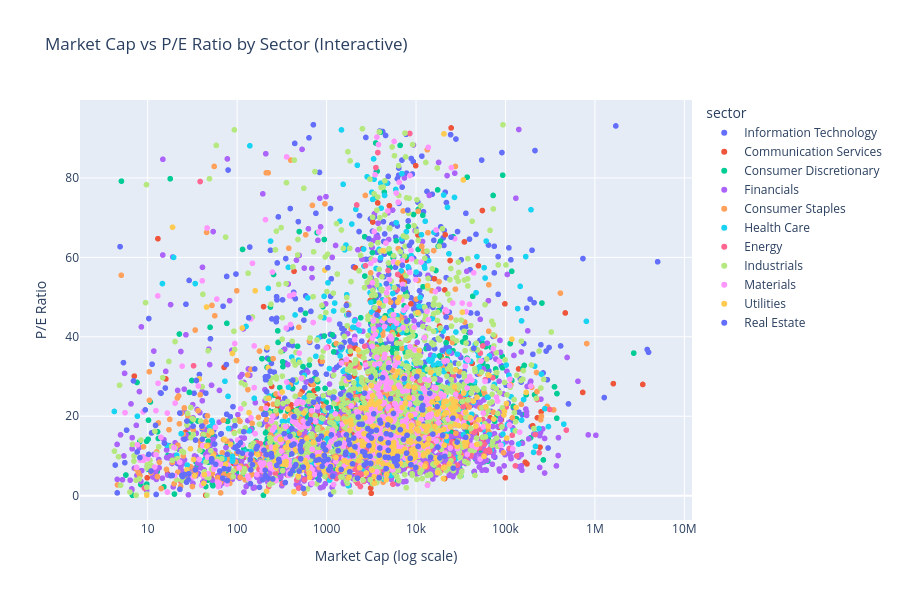

The cell this chart's notebook holds for it:
### Markdown cell above
### 4. Interactive Visualizations (Plotly)

### Code cell
# Interactive scatter: Market Cap vs P/E by sector
if HAVE_PLOTLY and 'market_cap' in all_stocks.columns and 'p_e' in all_stocks.columns:
    scatter_data = all_stocks[['market_cap', 'p_e', 'sector', 'ticker', 'region']].dropna()
    # Filter outliers for better visualization
    scatter_data = scatter_data[
        (scatter_data['p_e'] > 0) &
        (scatter_data['p_e'] < scatter_data['p_e'].quantile(0.95)) &
        (scatter_data['market_cap'] > 0)
        ]

    if len(scatter_data) > 0:
        fig = px.scatter(
                scatter_data,
                x='market_cap',
                y='p_e',
                color='sector',
                hover_data=['ticker', 'region'],
                log_x=True,
                title='Market Cap vs P/E Ratio by Sector (Interactive)',
                labels={'market_cap': 'Market Cap (log scale)', 'p_e': 'P/E Ratio'},
                height=600
                )
        fig.update_layout(showlegend=True)
        fig.show()

### Figure 1 — Plotly figure (JSON) as saved in the notebook; plotly's stock layout.template omitted (floating-point values rounded to 4 significant figures; data arrays with more than 128 entries replaced by an {"elided": "..."} marker saying what was removed)
{"data": [{"customdata": {"elided": "572x2 str values"}, "hovertemplate": "sector=Information Technology<br>Market Cap (log scale)=%{x}<br>P/E Ratio=%{y}<br>ticker=%{customdata[0]}<br>region=%{customdata[1]}<extra></extra>", "legendgroup": "Information Technology", "marker": {"color": "#636efa", "symbol": "circle"}, "mode": "markers", "name": "Information Technology", "showlegend": true, "x": {"elided": "572 float values"}, "xaxis": "x", "y": {"elided": "572 float values"}, "yaxis": "y", "type": "scattergl"}, {"customdata": {"elided": "274x2 str values"}, "hovertemplate": "sector=Communication Services<br>Market Cap (log scale)=%{x}<br>P/E Ratio=%{y}<br>ticker=%{customdata[0]}<br>region=%{customdata[1]}<extra></extra>", "legendgroup": "Communication Services", "marker": {"color": "#EF553B", "symbol": "circle"}, "mode": "markers", "name": "Communication Services", "showlegend": true, "x": {"elided": "274 float values"}, "xaxis": "x", "y": {"elided": "274 float values"}, "yaxis": "y", "type": "scattergl"}, {"customdata": {"elided": "711x2 str values"}, "hovertemplate": "sector=Consumer Discretionary<br>Market Cap (log scale)=%{x}<br>P/E Ratio=%{y}<br>ticker=%{customdata[0]}<br>region=%{customdata[1]}<extra></extra>", "legendgroup": "Consumer Discretionary", "marker": {"color": "#00cc96", "symbol": "circle"}, "mode": "markers", "name": "Consumer Discretionary", "showlegend": true, "x": {"elided": "711 float values"}, "xaxis": "x", "y": {"elided": "711 float values"}, "yaxis": "y", "type": "scattergl"}, {"customdata": {"elided": "1250x2 str values"}, "hovertemplate": "sector=Financials<br>Market Cap (log scale)=%{x}<br>P/E Ratio=%{y}<br>ticker=%{customdata[0]}<br>region=%{customdata[1]}<extra></extra>", "legendgroup": "Financials", "marker": {"color": "#ab63fa", "symbol": "circle"}, "mode": "markers", "name": "Financials", "showlegend": true, "x": {"elided": "1250 float values"}, "xaxis": "x", "y": {"elided": "1250 float values"}, "yaxis": "y", "type": "scattergl"}, {"customdata": {"elided": "493x2 str values"}, "hovertemplate": "sector=Consumer Staples<br>Market Cap (log scale)=%{x}<br>P/E Ratio=%{y}<br>ticker=%{customdata[0]}<br>region=%{customdata[1]}<extra></extra>", "legendgroup": "Consumer Staples", "marker": {"color": "#FFA15A", "symbol": "circle"}, "mode": "markers", "name": "Consumer Staples", "showlegend": true, "x": {"elided": "493 float values"}, "xaxis": "x", "y": {"elided": "493 float values"}, "yaxis": "y", "type": "scattergl"}, {"customdata": {"elided": "407x2 str values"}, "hovertemplate": "sector=Health Care<br>Market Cap (log scale)=%{x}<br>P/E Ratio=%{y}<br>ticker=%{customdata[0]}<br>region=%{customdata[1]}<extra></extra>", "legendgroup": "Health Care", "marker": {"color": "#19d3f3", "symbol": "circle"}, "mode": "markers", "name": "Health Care", "showlegend": true, "x": {"elided": "407 float values"}, "xaxis": "x", "y": {"elided": "407 float values"}, "yaxis": "y", "type": "scattergl"}, {"customdata": {"elided": "244x2 str values"}, "hovertemplate": "sector=Energy<br>Market Cap (log scale)=%{x}<br>P/E Ratio=%{y}<br>ticker=%{customdata[0]}<br>region=%{customdata[1]}<extra></extra>", "legendgroup": "Energy", "marker": {"color": "#FF6692", "symbol": "circle"}, "mode": "markers", "name": "Energy", "showlegend": true, "x": {"elided": "244 float values"}, "xaxis": "x", "y": {"elided": "244 float values"}, "yaxis": "y", "type": "scattergl"}, {"customdata": {"elided": "1161x2 str values"}, "hovertemplate": "sector=Industrials<br>Market Cap (log scale)=%{x}<br>P/E Ratio=%{y}<br>ticker=%{customdata[0]}<br>region=%{customdata[1]}<extra></extra>", "legendgroup": "Industrials", "marker": {"color": "#B6E880", "symbol": "circle"}, "mode": "markers", "name": "Industrials", "showlegend": true, "x": {"elided": "1161 float values"}, "xaxis": "x", "y": {"elided": "1161 float values"}, "yaxis": "y", "type": "scattergl"}, {"customdata": {"elided": "527x2 str values"}, "hovertemplate": "sector=Materials<br>Market Cap (log scale)=%{x}<br>P/E Ratio=%{y}<br>ticker=%{customdata[0]}<br>region=%{customdata[1]}<extra></extra>", "legendgroup": "Materials", "marker": {"color": "#FF97FF", "symbol": "circle"}, "mode": "markers", "name": "Materials", "showlegend": true, "x": {"elided": "527 float values"}, "xaxis": "x", "y": {"elided": "527 float values"}, "yaxis": "y", "type": "scattergl"}, {"customdata": {"elided": "285x2 str values"}, "hovertemplate": "sector=Utilities<br>Market Cap (log scale)=%{x}<br>P/E Ratio=%{y}<br>ticker=%{customdata[0]}<br>region=%{customdata[1]}<extra></extra>", "legendgroup": "Utilities", "marker": {"color": "#FECB52", "symbol": "circle"}, "mode": "markers", "name": "Utilities", "showlegend": true, "x": {"elided": "285 float values"}, "xaxis": "x", "y": {"elided": "285 float values"}, "yaxis": "y", "type": "scattergl"}, {"customdata": {"elided": "254x2 str values"}, "hovertemplate": "sector=Real Estate<br>Market Cap (log scale)=%{x}<br>P/E Ratio=%{y}<br>ticker=%{customdata[0]}<br>region=%{customdata[1]}<extra></extra>", "legendgroup": "Real Estate", "marker": {"color": "#636efa", "symbol": "circle"}, "mode": "markers", "name": "Real Estate", "showlegend": true, "x": {"elided": "254 float values"}, "xaxis": "x", "y": {"elided": "254 float values"}, "yaxis": "y", "type": "scattergl"}], "layout": {"xaxis": {"anchor": "y", "domain": [0.0, 1.0], "title": {"text": "Market Cap (log scale)"}, "type": "log"}, "yaxis": {"anchor": "x", "domain": [0.0, 1.0], "title": {"text": "P/E Ratio"}}, "legend": {"title": {"text": "sector"}, "tracegroupgap": 0}, "title": {"text": "Market Cap vs P/E Ratio by Sector (Interactive)"}, "height": 600, "showlegend": true}}
